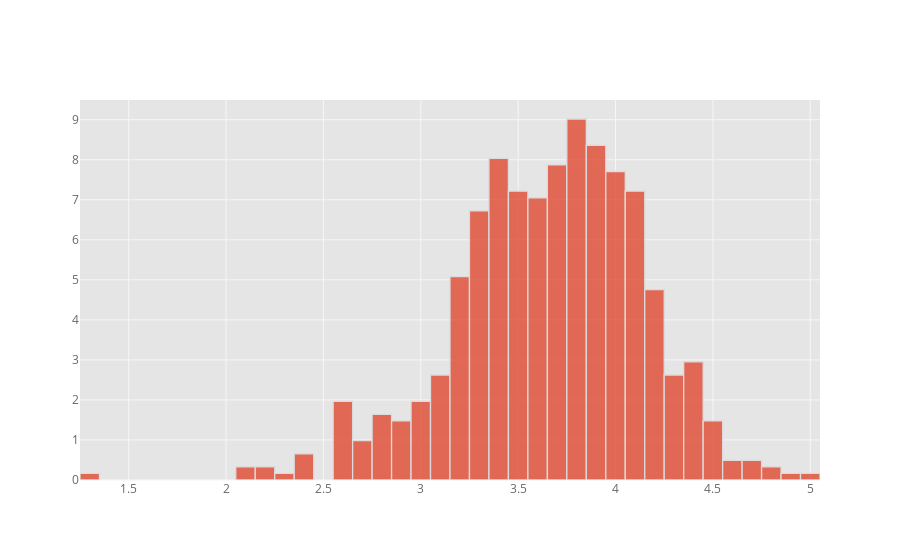

Notebook code cell kept with this figure:
### Code cell
mean_rating_per_user = rating.groupby(['userId']).mean()['rating']
mean_rating_per_user = mean_rating_per_user.apply(lambda x: round(x, 1))
mean_rating_per_user.iplot(kind='histogram', histnorm='percent')

### Figure 1 — Plotly figure (JSON) as saved in the notebook; plotly's stock layout.template omitted (floating-point values rounded to 4 significant figures; data arrays with more than 128 entries replaced by an {"elided": "..."} marker saying what was removed)
{"data": [{"histfunc": "count", "histnorm": "percent", "marker": {"color": "rgba(226, 74, 51, 1.0)", "line": {"color": "#D9D9D9", "width": 1.3}}, "name": "rating", "opacity": 0.8, "orientation": "v", "type": "histogram", "uid": "8e769466-8a1c-4cd9-9001-5a68d5cd2279", "x": {"elided": "610 float values"}}], "layout": {"barmode": "overlay", "legend": {"bgcolor": "#FFFFFF", "font": {"color": "#666666"}}, "paper_bgcolor": "#FFFFFF", "plot_bgcolor": "#E5E5E5", "title": {"font": {"color": "#151516"}}, "xaxis": {"gridcolor": "#F6F6F6", "showgrid": true, "tickfont": {"color": "#666666"}, "title": {"font": {"color": "#666666"}, "text": ""}, "zerolinecolor": "#F6F6F6"}, "yaxis": {"gridcolor": "#F6F6F6", "showgrid": true, "tickfont": {"color": "#666666"}, "title": {"font": {"color": "#666666"}, "text": ""}, "zerolinecolor": "#F6F6F6"}}}
